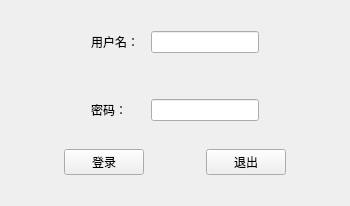
<?xml version="1.0" encoding="UTF-8"?>
<ui version="4.0">
 <class>MainWindow</class>
 <widget class="QMainWindow" name="MainWindow">
  <property name="geometry">
   <rect>
    <x>0</x>
    <y>0</y>
    <width>350</width>
    <height>206</height>
   </rect>
  </property>
  <property name="minimumSize">
   <size>
    <width>350</width>
    <height>206</height>
   </size>
  </property>
  <property name="maximumSize">
   <size>
    <width>350</width>
    <height>206</height>
   </size>
  </property>
  <property name="windowTitle">
   <string>登录窗口</string>
  </property>
  <widget class="QWidget" name="centralwidget">
   <layout class="QVBoxLayout" name="verticalLayout">
    <item>
     <widget class="QWidget" name="widget_4" native="true">
      <property name="sizePolicy">
       <sizepolicy hsizetype="Preferred" vsizetype="Fixed">
        <horstretch>0</horstretch>
        <verstretch>0</verstretch>
       </sizepolicy>
      </property>
      <layout class="QGridLayout" name="gridLayout">
       <property name="leftMargin">
        <number>0</number>
       </property>
       <property name="topMargin">
        <number>0</number>
       </property>
       <property name="rightMargin">
        <number>0</number>
       </property>
       <property name="bottomMargin">
        <number>0</number>
       </property>
       <item row="0" column="4">
        <spacer name="horizontalSpacer_2">
         <property name="orientation">
          <enum>Qt::Horizontal</enum>
         </property>
         <property name="sizeHint" stdset="0">
          <size>
           <width>40</width>
           <height>20</height>
          </size>
         </property>
        </spacer>
       </item>
       <item row="2" column="1" colspan="2">
        <widget class="QLabel" name="label_2">
         <property name="text">
          <string>密码：</string>
         </property>
        </widget>
       </item>
       <item row="2" column="3">
        <widget class="QLineEdit" name="lineEdit_2"/>
       </item>
       <item row="0" column="1">
        <widget class="QLabel" name="label">
         <property name="text">
          <string>用户名：</string>
         </property>
        </widget>
       </item>
       <item row="0" column="3">
        <widget class="QLineEdit" name="lineEdit"/>
       </item>
       <item row="0" column="0">
        <spacer name="horizontalSpacer">
         <property name="orientation">
          <enum>Qt::Horizontal</enum>
         </property>
         <property name="sizeHint" stdset="0">
          <size>
           <width>40</width>
           <height>20</height>
          </size>
         </property>
        </spacer>
       </item>
       <item row="1" column="1">
        <spacer name="verticalSpacer">
         <property name="orientation">
          <enum>Qt::Vertical</enum>
         </property>
         <property name="sizeHint" stdset="0">
          <size>
           <width>20</width>
           <height>40</height>
          </size>
         </property>
        </spacer>
       </item>
      </layout>
     </widget>
    </item>
    <item>
     <widget class="QWidget" name="widget_3" native="true">
      <property name="sizePolicy">
       <sizepolicy hsizetype="Preferred" vsizetype="Fixed">
        <horstretch>0</horstretch>
        <verstretch>0</verstretch>
       </sizepolicy>
      </property>
      <layout class="QHBoxLayout" name="horizontalLayout_3">
       <property name="leftMargin">
        <number>0</number>
       </property>
       <property name="topMargin">
        <number>0</number>
       </property>
       <property name="rightMargin">
        <number>0</number>
       </property>
       <property name="bottomMargin">
        <number>0</number>
       </property>
       <item>
        <spacer name="horizontalSpacer_3">
         <property name="orientation">
          <enum>Qt::Horizontal</enum>
         </property>
         <property name="sizeHint" stdset="0">
          <size>
           <width>40</width>
           <height>20</height>
          </size>
         </property>
        </spacer>
       </item>
       <item>
        <widget class="QPushButton" name="pushButton">
         <property name="text">
          <string>登录</string>
         </property>
        </widget>
       </item>
       <item>
        <spacer name="horizontalSpacer_5">
         <property name="orientation">
          <enum>Qt::Horizontal</enum>
         </property>
         <property name="sizeHint" stdset="0">
          <size>
           <width>40</width>
           <height>20</height>
          </size>
         </property>
        </spacer>
       </item>
       <item>
        <widget class="QPushButton" name="pushButton_2">
         <property name="text">
          <string>退出</string>
         </property>
        </widget>
       </item>
       <item>
        <spacer name="horizontalSpacer_4">
         <property name="orientation">
          <enum>Qt::Horizontal</enum>
         </property>
         <property name="sizeHint" stdset="0">
          <size>
           <width>40</width>
           <height>20</height>
          </size>
         </property>
        </spacer>
       </item>
      </layout>
     </widget>
    </item>
   </layout>
  </widget>
 </widget>
 <resources/>
 <connections/>
</ui>
